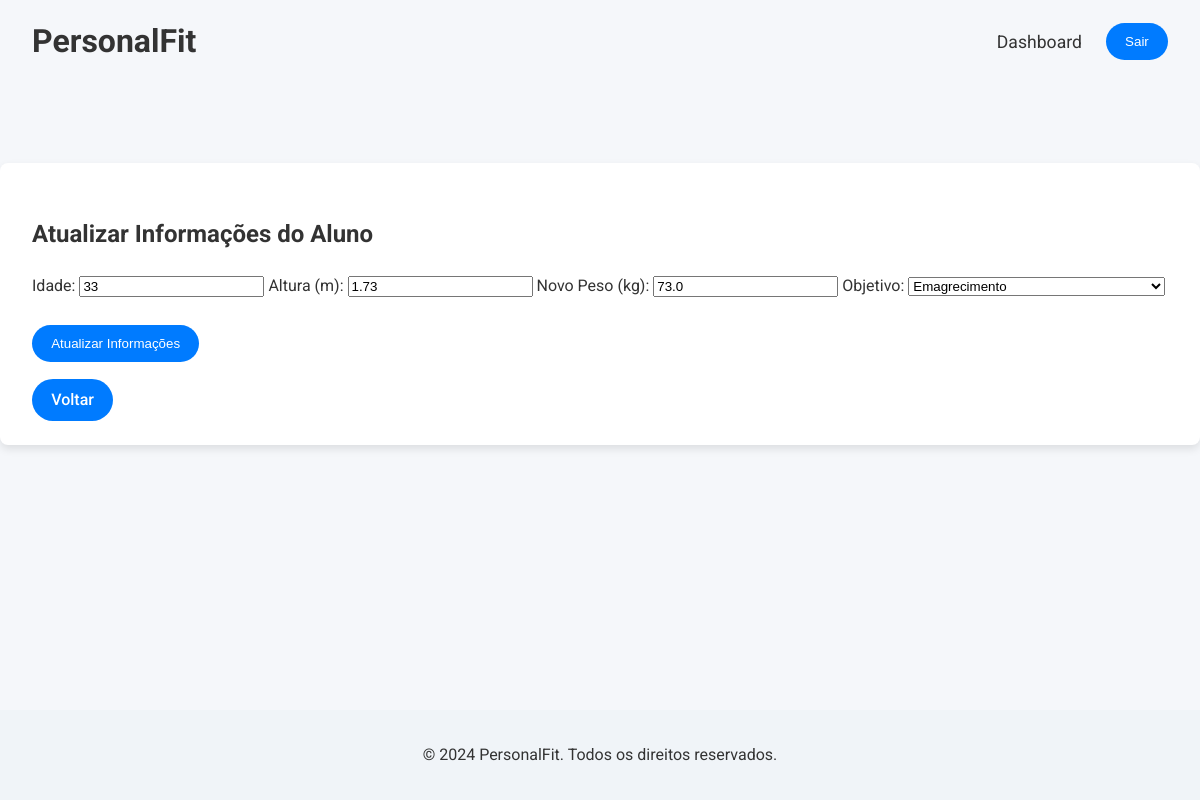
The page /student-dashboard/update-info/ (signed in) on the database as committed earlier.
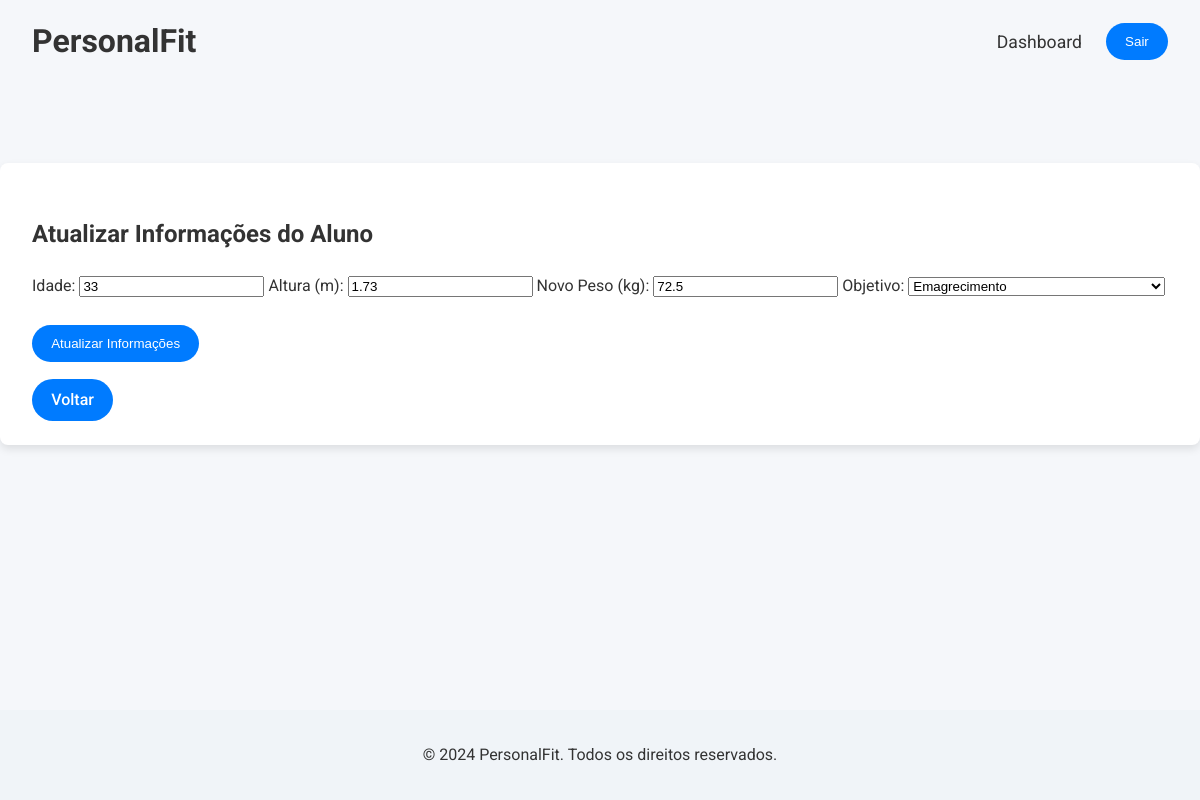
The same page on the database as committed later.
### pe_evaluation/models.py (models this page shows, shortened)
class Student(models.Model):
    user = models.OneToOneField(User, on_delete=models.CASCADE)
    age = models.IntegerField(null=True, blank=True)
    height = models.FloatField(null=True, blank=True)
    weight = models.FloatField(null=True, blank=True)
    goal = models.CharField(max_length=50, choices=[
        ('Condicionamento Físico', 'Condicionamento Físico'),
        ('Emagrecimento', 'Emagrecimento'),
        ('Ganho de Massa Muscular', 'Ganho de Massa Muscular'),
        ('Melhora da Postura', 'Melhora da Postura'),
        ('Preparação para Testes Físicos', 'Preparação para Testes Físicos'),
        ('Melhoria da Resistência Cardiovascular', 'Melhoria da Resistência Cardiovascular'),
    ], null=True, blank=True)

### pe_evaluation/views.py (the view, shortened to what this page needs)
# urls.py: path('student-dashboard/update-info/', views.student_update, name='student_update'),
@login_required
def student_update(request):
    student = request.user.student
    return render(request, 'student_update.html', {'student': student})

### pe_evaluation/templates/student_update.html (shortened to what this page needs)
{% extends 'base.html' %}
{% load static %}
{% block content %}
<section class="section-modern">
    <div class="dashboard-container">
        <h2>Atualizar Informações do Aluno</h2>
        <form method="post" class="form-container">
            <label for="age">Idade:</label>
            <input type="number" id="age" name="age" value="{{ student.age }}" required>
            <label for="height">Altura (m):</label>
            <input type="number" id="height" name="height" step="0.01" value="{{ student.height }}" required>
            <label for="new-weight">Novo Peso (kg):</label>
            <input type="number" id="new-weight" name="new_weight" step="0.1" value="{{ student.weight }}" required>
            <label for="goal">Objetivo:</label>
            <select id="goal" name="goal" required>
                <option value="Emagrecimento" {% if student.goal == "Emagrecimento" %}selected{% endif %}>Emagrecimento</option>
            </select>
            <div>
                <br>
                <button type="submit" class="btn">Atualizar Informações</button>
            </div>
        </form>
        <br>
        <a href="{% url 'student_dashboard' %}" class="btn">Voltar</a>
    </div>
</section>
{% endblock %}

Rows that differ between the two databases and show on the page:
changed Student "Emagrecimento": new_weight "73.0" → "72.5"
